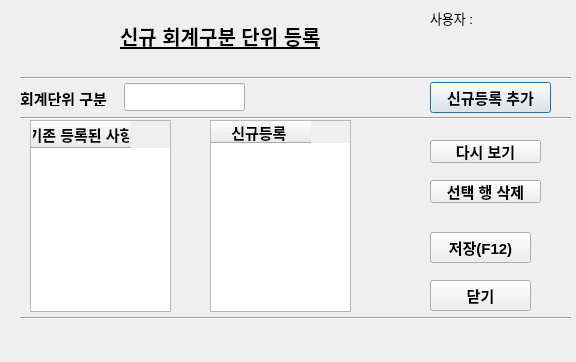
<?xml version="1.0" encoding="UTF-8"?>
<ui version="4.0">
 <class>Dialog</class>
 <widget class="QDialog" name="Dialog">
  <property name="geometry">
   <rect>
    <x>0</x>
    <y>0</y>
    <width>576</width>
    <height>362</height>
   </rect>
  </property>
  <property name="font">
   <font>
    <pointsize>10</pointsize>
   </font>
  </property>
  <property name="windowTitle">
   <string>Dialog</string>
  </property>
  <widget class="QLabel" name="label">
   <property name="geometry">
    <rect>
     <x>120</x>
     <y>20</y>
     <width>231</width>
     <height>31</height>
    </rect>
   </property>
   <property name="font">
    <font>
     <pointsize>15</pointsize>
     <weight>75</weight>
     <bold>true</bold>
     <underline>true</underline>
    </font>
   </property>
   <property name="text">
    <string>신규 회계구분 단위 등록</string>
   </property>
  </widget>
  <widget class="Line" name="line">
   <property name="geometry">
    <rect>
     <x>20</x>
     <y>70</y>
     <width>551</width>
     <height>16</height>
    </rect>
   </property>
   <property name="orientation">
    <enum>Qt::Horizontal</enum>
   </property>
  </widget>
  <widget class="QLabel" name="label_2">
   <property name="geometry">
    <rect>
     <x>430</x>
     <y>10</y>
     <width>56</width>
     <height>16</height>
    </rect>
   </property>
   <property name="text">
    <string>사용자 :</string>
   </property>
  </widget>
  <widget class="QLabel" name="label_3">
   <property name="geometry">
    <rect>
     <x>500</x>
     <y>10</y>
     <width>56</width>
     <height>16</height>
    </rect>
   </property>
   <property name="text">
    <string/>
   </property>
  </widget>
  <widget class="QLabel" name="label_4">
   <property name="geometry">
    <rect>
     <x>20</x>
     <y>90</y>
     <width>101</width>
     <height>16</height>
    </rect>
   </property>
   <property name="font">
    <font>
     <pointsize>11</pointsize>
     <weight>75</weight>
     <bold>true</bold>
    </font>
   </property>
   <property name="text">
    <string>회계단위 구분</string>
   </property>
  </widget>
  <widget class="QLineEdit" name="new_gubun_widget">
   <property name="geometry">
    <rect>
     <x>124</x>
     <y>83</y>
     <width>121</width>
     <height>28</height>
    </rect>
   </property>
  </widget>
  <widget class="QPushButton" name="addgubun_button">
   <property name="geometry">
    <rect>
     <x>430</x>
     <y>82</y>
     <width>121</width>
     <height>31</height>
    </rect>
   </property>
   <property name="font">
    <font>
     <pointsize>11</pointsize>
     <weight>75</weight>
     <bold>true</bold>
    </font>
   </property>
   <property name="text">
    <string>신규등록 추가</string>
   </property>
  </widget>
  <widget class="QTableWidget" name="registed_gubun_tableWidget">
   <property name="geometry">
    <rect>
     <x>30</x>
     <y>120</y>
     <width>141</width>
     <height>192</height>
    </rect>
   </property>
   <property name="font">
    <font>
     <pointsize>11</pointsize>
    </font>
   </property>
   <property name="focusPolicy">
    <enum>Qt::NoFocus</enum>
   </property>
   <column>
    <property name="text">
     <string>기존 등록된 사항</string>
    </property>
    <property name="font">
     <font>
      <pointsize>11</pointsize>
      <weight>75</weight>
      <bold>true</bold>
     </font>
    </property>
   </column>
  </widget>
  <widget class="Line" name="line_2">
   <property name="geometry">
    <rect>
     <x>20</x>
     <y>110</y>
     <width>551</width>
     <height>16</height>
    </rect>
   </property>
   <property name="orientation">
    <enum>Qt::Horizontal</enum>
   </property>
  </widget>
  <widget class="Line" name="line_3">
   <property name="geometry">
    <rect>
     <x>20</x>
     <y>310</y>
     <width>551</width>
     <height>16</height>
    </rect>
   </property>
   <property name="orientation">
    <enum>Qt::Horizontal</enum>
   </property>
  </widget>
  <widget class="QTableWidget" name="new_gubun_tableWidget">
   <property name="geometry">
    <rect>
     <x>210</x>
     <y>120</y>
     <width>141</width>
     <height>192</height>
    </rect>
   </property>
   <property name="font">
    <font>
     <pointsize>11</pointsize>
    </font>
   </property>
   <property name="focusPolicy">
    <enum>Qt::NoFocus</enum>
   </property>
   <column>
    <property name="text">
     <string>신규등록 </string>
    </property>
    <property name="font">
     <font>
      <weight>75</weight>
      <bold>true</bold>
     </font>
    </property>
   </column>
  </widget>
  <widget class="QPushButton" name="gubunsave_button">
   <property name="geometry">
    <rect>
     <x>430</x>
     <y>232</y>
     <width>101</width>
     <height>31</height>
    </rect>
   </property>
   <property name="font">
    <font>
     <pointsize>11</pointsize>
     <weight>75</weight>
     <bold>true</bold>
    </font>
   </property>
   <property name="text">
    <string>저장(F12)</string>
   </property>
   <property name="shortcut">
    <string>F12</string>
   </property>
  </widget>
  <widget class="QPushButton" name="gubuncancel_button">
   <property name="geometry">
    <rect>
     <x>430</x>
     <y>280</y>
     <width>101</width>
     <height>31</height>
    </rect>
   </property>
   <property name="font">
    <font>
     <pointsize>11</pointsize>
     <weight>75</weight>
     <bold>true</bold>
    </font>
   </property>
   <property name="text">
    <string>닫기</string>
   </property>
  </widget>
  <widget class="QPushButton" name="gubun_view_button">
   <property name="geometry">
    <rect>
     <x>430</x>
     <y>140</y>
     <width>111</width>
     <height>23</height>
    </rect>
   </property>
   <property name="font">
    <font>
     <pointsize>11</pointsize>
     <weight>75</weight>
     <bold>true</bold>
    </font>
   </property>
   <property name="text">
    <string>다시 보기</string>
   </property>
  </widget>
  <widget class="QPushButton" name="selected_row_delete_button">
   <property name="geometry">
    <rect>
     <x>430</x>
     <y>180</y>
     <width>111</width>
     <height>23</height>
    </rect>
   </property>
   <property name="font">
    <font>
     <pointsize>11</pointsize>
     <weight>75</weight>
     <bold>true</bold>
    </font>
   </property>
   <property name="text">
    <string>선택 행 삭제</string>
   </property>
  </widget>
 </widget>
 <tabstops>
  <tabstop>new_gubun_widget</tabstop>
  <tabstop>addgubun_button</tabstop>
  <tabstop>gubun_view_button</tabstop>
  <tabstop>gubunsave_button</tabstop>
  <tabstop>selected_row_delete_button</tabstop>
  <tabstop>gubuncancel_button</tabstop>
 </tabstops>
 <resources/>
 <connections>
  <connection>
   <sender>addgubun_button</sender>
   <signal>clicked()</signal>
   <receiver>Dialog</receiver>
   <slot>gubun_reg_input()</slot>
   <hints>
    <hint type="sourcelabel">
     <x>399</x>
     <y>93</y>
    </hint>
    <hint type="destinationlabel">
     <x>346</x>
     <y>93</y>
    </hint>
   </hints>
  </connection>
  <connection>
   <sender>gubunsave_button</sender>
   <signal>clicked()</signal>
   <receiver>Dialog</receiver>
   <slot>file_save()</slot>
   <hints>
    <hint type="sourcelabel">
     <x>457</x>
     <y>251</y>
    </hint>
    <hint type="destinationlabel">
     <x>405</x>
     <y>222</y>
    </hint>
   </hints>
  </connection>
  <connection>
   <sender>gubuncancel_button</sender>
   <signal>clicked()</signal>
   <receiver>Dialog</receiver>
   <slot>file_save_cancel()</slot>
   <hints>
    <hint type="sourcelabel">
     <x>493</x>
     <y>289</y>
    </hint>
    <hint type="destinationlabel">
     <x>404</x>
     <y>261</y>
    </hint>
   </hints>
  </connection>
  <connection>
   <sender>gubun_view_button</sender>
   <signal>clicked()</signal>
   <receiver>Dialog</receiver>
   <slot>registed_data()</slot>
   <hints>
    <hint type="sourcelabel">
     <x>462</x>
     <y>148</y>
    </hint>
    <hint type="destinationlabel">
     <x>363</x>
     <y>156</y>
    </hint>
   </hints>
  </connection>
  <connection>
   <sender>selected_row_delete_button</sender>
   <signal>clicked()</signal>
   <receiver>Dialog</receiver>
   <slot>delete_selected_row()</slot>
   <hints>
    <hint type="sourcelabel">
     <x>477</x>
     <y>186</y>
    </hint>
    <hint type="destinationlabel">
     <x>385</x>
     <y>193</y>
    </hint>
   </hints>
  </connection>
 </connections>
 <slots>
  <slot>gubun_reg_input()</slot>
  <slot>addgubun_cancel()</slot>
  <slot>file_save()</slot>
  <slot>file_save_cancel()</slot>
  <slot>registed_data()</slot>
  <slot>delete_selected_row()</slot>
 </slots>
</ui>
